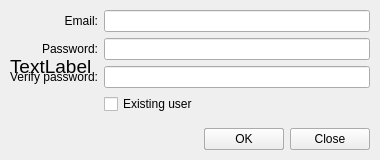
<?xml version="1.0" encoding="UTF-8"?>
<ui version="4.0">
 <class>Account</class>
 <widget class="QDialog" name="Account">
  <property name="geometry">
   <rect>
    <x>0</x>
    <y>0</y>
    <width>380</width>
    <height>160</height>
   </rect>
  </property>
  <property name="minimumSize">
   <size>
    <width>380</width>
    <height>160</height>
   </size>
  </property>
  <property name="maximumSize">
   <size>
    <width>380</width>
    <height>160</height>
   </size>
  </property>
  <property name="windowTitle">
   <string>Dialog</string>
  </property>
  <widget class="QWidget" name="loginWidget" native="true">
   <property name="geometry">
    <rect>
     <x>10</x>
     <y>10</y>
     <width>360</width>
     <height>140</height>
    </rect>
   </property>
   <layout class="QGridLayout" name="loginLayout">
    <item row="1" column="0">
     <widget class="QDialogButtonBox" name="loginButtonBox">
      <property name="standardButtons">
       <set>QDialogButtonBox::Close|QDialogButtonBox::Ok</set>
      </property>
     </widget>
    </item>
    <item row="0" column="0">
     <layout class="QFormLayout" name="loginFormLayout">
      <property name="labelAlignment">
       <set>Qt::AlignRight|Qt::AlignTrailing|Qt::AlignVCenter</set>
      </property>
      <item row="0" column="0">
       <widget class="QLabel" name="emailLabel">
        <property name="text">
         <string>Email:</string>
        </property>
        <property name="alignment">
         <set>Qt::AlignRight|Qt::AlignTrailing|Qt::AlignVCenter</set>
        </property>
       </widget>
      </item>
      <item row="0" column="1">
       <widget class="QLineEdit" name="editEmail"/>
      </item>
      <item row="1" column="0">
       <widget class="QLabel" name="passWordLabel">
        <property name="text">
         <string>Password:</string>
        </property>
        <property name="alignment">
         <set>Qt::AlignRight|Qt::AlignTrailing|Qt::AlignVCenter</set>
        </property>
       </widget>
      </item>
      <item row="1" column="1">
       <widget class="QLineEdit" name="editPassword">
        <property name="echoMode">
         <enum>QLineEdit::Password</enum>
        </property>
       </widget>
      </item>
      <item row="2" column="0">
       <widget class="QLabel" name="verifyPasswordLabel">
        <property name="text">
         <string>Verify password:</string>
        </property>
        <property name="alignment">
         <set>Qt::AlignRight|Qt::AlignTrailing|Qt::AlignVCenter</set>
        </property>
       </widget>
      </item>
      <item row="2" column="1">
       <widget class="QLineEdit" name="editVerifyPassword">
        <property name="echoMode">
         <enum>QLineEdit::Password</enum>
        </property>
       </widget>
      </item>
      <item row="3" column="1">
       <widget class="QCheckBox" name="existingUserToggle">
        <property name="text">
         <string>Existing user</string>
        </property>
        <property name="checked">
         <bool>false</bool>
        </property>
       </widget>
      </item>
     </layout>
    </item>
   </layout>
  </widget>
  <widget class="QWidget" name="loggedInWidget" native="true">
   <property name="geometry">
    <rect>
     <x>10</x>
     <y>10</y>
     <width>360</width>
     <height>140</height>
    </rect>
   </property>
   <layout class="QGridLayout" name="loggedInLayout">
    <item row="2" column="0">
     <widget class="QDialogButtonBox" name="loggedInButtonBox">
      <property name="standardButtons">
       <set>QDialogButtonBox::Close|QDialogButtonBox::Ok</set>
      </property>
     </widget>
    </item>
    <item row="1" column="0">
     <widget class="QLabel" name="loggedInLabel">
      <property name="font">
       <font>
        <pointsize>14</pointsize>
       </font>
      </property>
      <property name="text">
       <string>TextLabel</string>
      </property>
     </widget>
    </item>
   </layout>
  </widget>
 </widget>
 <resources/>
 <connections/>
</ui>
